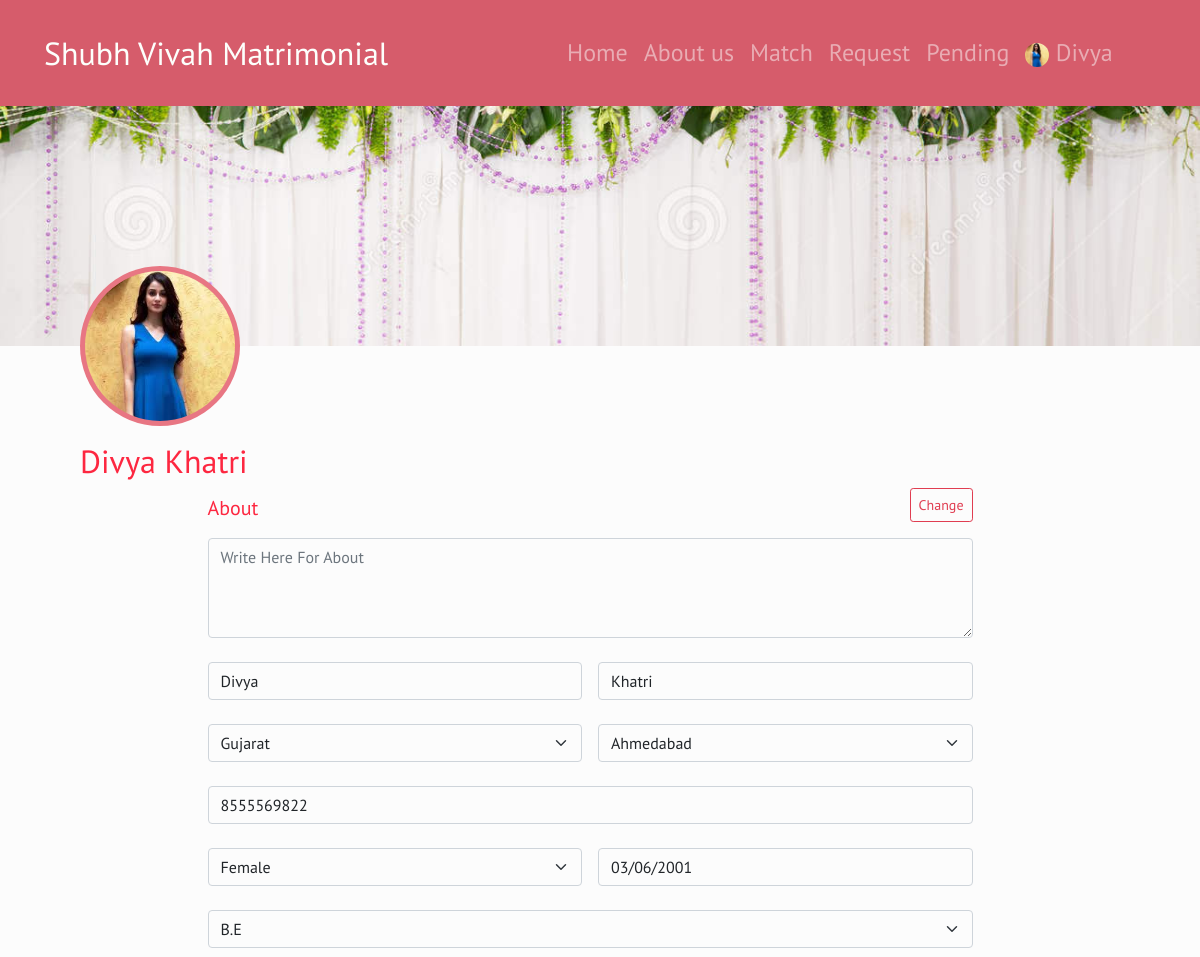
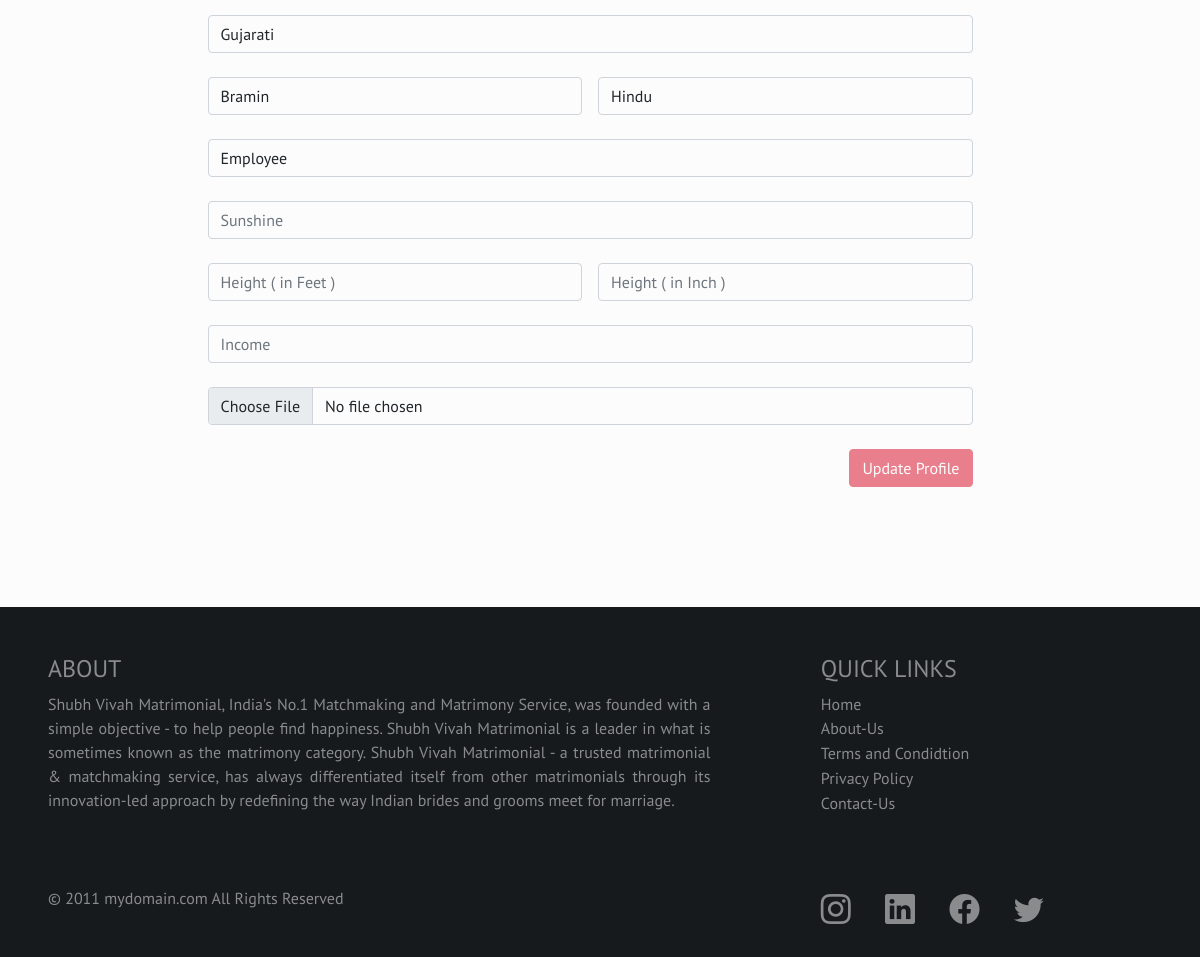
The page /profile/ (signed in) on the database its author committed (2 pictures, top to bottom).
### marriage/models.py (models this page shows, shortened)
class Customer(models.Model):
    email = models.EmailField(max_length=50,unique=True)
    password = models.CharField(max_length=30)
    f_name = models.CharField(max_length=30)
    l_name = models.CharField(max_length=30)
    city = models.CharField(max_length=30)
    state = models.CharField(max_length=30)
    mobile = models.CharField(max_length=10)
    gender = models.CharField(max_length=10)
    birth_date = models.DateField()
    qualification = models.CharField(max_length=30)
    mother_tounge = models.CharField(max_length=30)
    cast = models.CharField(max_length=30)
    Religene = models.CharField(max_length=30)
    occupation = models.CharField(max_length=30)
    age = models.IntegerField(null=True)
    sunshine = models.CharField(default=None,blank=True,max_length=30)
    about = models.TextField(default=None,blank=True,max_length=300)
    height_feet = models.IntegerField(default=None,blank=True,null = True)
    height_inch = models.IntegerField(default=None,blank=True,null = True)
    income = models.IntegerField(default=None,blank=True,null = True)
    def imagePath(instance,filename):
        upload_to = 'profileImg/'
        ext = filename.split('.')[-1]
        filename = '{}.{}'.format(instance.pk, ext)
        return os.path.join(upload_to, filename)
    image = models.ImageField(blank=True, upload_to=imagePath,default = 'default_profile.png')

### marriage/views.py (the view)
# urls.py: path('profile/',views.profile,name='profile'),
def profile(request):
    if 'login_check' in request.session:
        profileDetail = Customer.objects.filter(email = request.session['login_check'])
        if profileDetail.exists():
            for profileList in profileDetail:
                if profileList.height_feet is None:
                    profile_height = ""
                else:
                    profile_height = profileList.height_feet
                if profileList.height_inch is None:
                    profile_hinch = ""
                else:
                    profile_hinch = profileList.height_inch
                if profileList.income is None:
                    profile_income = ""
                else:
                    profile_income = profileList.income
                Profile = {'id':profileList.id,
                'fname':profileList.f_name,
                'lname':profileList.l_name,
                'city':profileList.city,
                'state':profileList.state,
                'gender':profileList.gender,
                'birthdate':profileList.birth_date,
                'qualification':profileList.qualification,
                'mother_tounge':profileList.mother_tounge,
                'cast':profileList.cast,
                'Religene':profileList.Religene,
                'sunshine':profileList.sunshine,
                'about':profileList.about,
                'age':profileList.age,
                'heightInFeet':profile_height,
                'heightInInch':profile_hinch,
                'profession':profileList.occupation,
                'income':profile_income,
                'mobile':profileList.mobile,
                'password':profileList.password,
                'img':profileList.image}
            return render(request,'main/profile.html',Profile)
        else:
            return redirect('../login')

### templates/main/profile.html (shortened to what this page needs)
{%extends 'main/header.html'%}
{%load static%}
{%block user_body%}
<link rel="stylesheet" href="{%static 'main/profile.css'%}">
<main class="main-container">
    {% if id %}
    <form method='post' enctype="multipart/form-data" id="update_form" name="profile" action="{%url 'updateProfile' %}">
            <div class=" img-container w-100">
                <figure>
                    {% if img %}
                        <img src="{{ img.url }}" alt="">
                    {% else %}
                        <img src="../../media/profileImg/default_profile.png" alt="">
                    {% endif %}
                </figure>
            </div>
            <div class="profile-container">
                <div class="name">
                    <h2>{{fname}} {{lname}}</h2>
                </div>
                <div class="form-info-container w-75 mx-auto">
                <div class="about-info ">
                    <div class="about-title">
                        <h5 class="card-title mt-2">About</h5>
                        <button type="button" id="change" class="btn btn-sm btn-outline-info change">Change</button>
                    </div>
                    <textarea class="form-control about-text" id="about" name="about" disabled placeholder="Write Here For About">{{about}}</textarea>
                </div>
                    <div class="name-input d-flex">
                        <div class="input-group flex-nowrap mt-4 w-50 me-2">
                            <input type="text" class="form-control" id="fname" placeholder="First Name" value="{{fname}}" name="fname" aria-describedby="addon-wrapping"disabled required>
                        </div>
                        <div class="input-group flex-nowrap mt-4 w-50 ms-2">
                            <input type="text" class="form-control" id="lname" name="lname" placeholder="Last Name" value="{{lname}}"  aria-describedby="addon-wrapping"disabled  required>
                        </div>
                    </div>
                    <div class="address d-flex">
                        <div class="input-group flex-nowrap mt-4 w-50 me-2">
                            <select class="form-control form-select" id="state" placeholder="State" value="{{state}}" name="state" aria-describedby="addon-wrapping" disabled required>
                                <option value="Gujarat" {% if state == 'Gujarat'%} selected {%endif%} >Gujarat</option>
                            </select>
                        </div>
                        <div class="input-group flex-nowrap mt-4 w-50 ms-2">
                            <select class="form-control form-select" type="text" name="city" id="city" placeholder="City" id="city" placeholder="City" value="{{city}}" name="city" aria-describedby="addon-wrapping" disabled required>
                                <option value="" disabled selected>City</option>
                            </select>
                        </div>
                    </div>
                    <div class="input-group flex-nowrap mt-4">
                        <input type="tel" class="form-control" id="mobile" name="mobile" placeholder="Mobile No" value="{{mobile}}" title="Please Enter Valid Mobile Number"  pattern='[0-9]+' maxlength="10" aria-describedby="addon-wrapping" disabled  required>
                    </div>
                    <div class="male-birthdate d-flex">
                        <div class="input-group flex-nowrap mt-4 w-50 me-2">
                            <select class="form-control form-select" id="gender" aria-label="Floating label select example" name="gender" disabled  required>
                                <option value="Female"
                                {% if gender == 'Female'%}selected{% endif %}
                                >Female</option>
                            </select>
                        </div>
                        <div class="input-group flex-nowrap mt-4 w-50 ms-2">
                            <input type="date" class="form-control" id="birthdate" name="birthdate" value="{{birthdate|date:'Y-m-d'}}"  aria-describedby="addon-wrapping" disabled  required>
                        </div>
                    </div>
                    <div class="input-group flex-nowrap mt-4">
                        <select class="form-control form-select my-auto user-full" id="qualification" name="qualification" placeholder="Professsion" aria-describedby="addon-wrapping" disabled required>
                            <option value="B.E" {% if qualification == 'B.E'%} selected {%endif%}>B.E</option>
                        </select>
                    </div>
                    <div class="input-group flex-nowrap mt-4">
                        <input type="text" class="form-control" id="mothertoung" name="mothertoung" placeholder="Mother Tounge" value="{{mother_tounge}}"  aria-describedby="addon-wrapping" disabled required>
                    </div>
                    <div class="cast-religene d-flex">
                        <div class="input-group flex-nowrap mt-4 w-50 me-2">
                            <input type="text" class="form-control" id="cast" name="cast" placeholder="cast" value="{{cast}}"  aria-describedby="addon-wrapping" disabled  required>
                        </div>
                        <div class="input-group flex-nowrap mt-4 w-50 ms-2 ">
                            <input type="text" class="form-control" id="religene" placeholder="religene" name="religene" value="{{Religene}}"  aria-describedby="addon-wrapping" disabled  required>
                        </div>
                    </div>
                    <div class="input-group flex-nowrap mt-4">
                        <input type="text" class="form-control" id="profession" placeholder="Occupation" name="profession" value="{{profession}}"  aria-describedby="addon-wrapping" disabled  required>
                    </div>
                    <div class="input-group flex-nowrap mt-4">
                        <input type="text" class="form-control" id="sunshine" placeholder="Sunshine" name="sunshine" value="{{sunshine}}"  aria-describedby="addon-wrapping" disabled >
                    </div>
                    <div class="height d-flex">
                        <div class="input-group flex-nowrap mt-4 w-50 me-2">
                            <input type="text" class="form-control" name="heightInFeet" placeholder="Height ( in Feet )"  value="{{heightInFeet}}" pattern="(?:[None,0-9]+)?" maxlength="2" title="Please Enter Number"   aria-describedby="addon-wrapping" disabled >
                        </div>
                        <div class="input-group flex-nowrap mt-4 w-50 ms-2 ">
                            <input type="text" class="form-control" id="heightInInch" placeholder="Height ( in Inch )" pattern="(?:[None,0-9]+)?"
                            title="Please Enter Number" maxlength="3"  name="heightInInch" value="{{heightInInch}}"  aria-describedby="addon-wrapping" disabled >
                        </div>
                    </div>
                    <div class="input-group flex-nowrap mt-4">
                        <input type="text" class="form-control" id="income" placeholder="Income" value="{{income}}" name="income" aria-describedby="addon-wrapping" pattern="(?:[None,0-9]+)?" maxlength="10" title='Please Enter Number Only' disabled>
                    </div>
                    <div class="input-group flex-nowrap mt-4">
                        <input type="file" accept="image/*"
                        class="form-control" id="image" name="image" aria-describedby="addon-wrapping" disabled >
                    </div>
                    <div class="input-group flex-nowrap mt-4">
                        <button type="submit" id="submitBtn" name="submitBtn" class="btn btn-md ms-auto me-0 btn-primary submitBtn" disabled>Update Profile</button>
                    </div>
                    </div>
                </div>
    </form>
    {% endif %}
</main>
{%endblock%}

### templates/main/header.html (shortened to what this page needs)
{%load static%}
<!DOCTYPE html>
<html lang="en">
<head>
    <link href="https://cdn.jsdelivr.net/npm/bootstrap@5.1.3/dist/css/bootstrap.min.css" rel="stylesheet">
    <link rel="stylesheet" href="https://cdn.jsdelivr.net/npm/bootstrap-icons@1.8.1/font/bootstrap-icons.css">
    <link rel="stylesheet" href="{%static 'main/style-header.css'%}">
</head>
<body>
    {% if user_login_check == False %}
        <header>
            <nav class="navbar navbar-expand-lg navbar-light header-main">
                <div class="container-fluid">
                    <a class="navbar-brand" href="{% url 'home' %}">Shubh Vivah Matrimonial</a>
                    <button class="navbar-toggler" type="button" data-bs-toggle="collapse" data-bs-target="#navbarNavAltMarkup" aria-controls="navbarNavAltMarkup" aria-expanded="false" aria-label="Toggle navigation">
                        <span class="navbar-toggler-icon"></span>
                    </button>
                    <div class="collapse navbar-collapse nav-main" id="navbarNavAltMarkup">
                        <div class="navbar-nav">
                        <a class="nav-link" aria-current="page" id="home" href="{% url 'home' %}">Home</a></li>
                        <a class="nav-link" id="about" href="{% url 'about'%}">About us</a>
                        <a class="nav-link" id="logout" href="{% url 'login'%}">Login</a>
                        </div>
                    </div>
                </div>
            </nav>
        </header>
    {% else %}
    <header>
        <nav class="navbar navbar-expand-lg navbar-light header-main">
            <div class="container-fluid">
                <a class="navbar-brand" href="{% url 'home' %}">Shubh Vivah Matrimonial</a>
                <div class="collapse navbar-collapse nav-main" id="navbarNavAltMarkup">
                    <div class="navbar-nav">
                    <a class="nav-link" aria-current="page" id="home" href="{% url 'home' %}">Home</a>
                    <a class="nav-link" id="about" href="{% url 'about'%}">About us</a>
                    <a class="nav-link" id="match" href="{% url 'match'%}">Match</a>
                    <a class="nav-link" id="request" href="{% url 'request' %}">Request
                    </a>
                    <a class="nav-link" id="intrest" href="{% url 'intress' %}">Pending
                    </a>
                    <div class="dropdown">
                        <button class=" nav-link btn btn-secondary bg-transparent border-0" type="button" id="dropdownMenuButton1" data-bs-toggle="dropdown" aria-expanded="false">
                            {% if img %}
                            <img src=" {{ img.url}}" class="image-profile" alt="profile-img" srcset="">
                            {%else%}
                            <img src="../../media/profileImg/default_profile.png" class="image-profile" alt="profile-img" srcset="">
                            {% endif %}
                            {{fname}}
                        </button>
                      </div>
                </div>
            </div>
        </nav>
    </header>
    {% endif %}
    {%block user_body%}
    {%endblock%}
    <footer>
        <div class=" container-fluid m-0 p-5 h-75 w-100 footer-main">
            <div class="footer-left">
                <h4>ABOUT</h4>
                <p>Shubh Vivah Matrimonial, India's No.1 Matchmaking and Matrimony Service, was founded with a simple objective - to help people find happiness. Shubh Vivah Matrimonial is a leader in what is sometimes known as the matrimony category.
                Shubh Vivah Matrimonial - a trusted matrimonial & matchmaking service, has always differentiated itself from other matrimonials through its innovation-led approach by redefining the way Indian brides and grooms meet for marriage.</p>
            </div>
            <div class="footer-right">
                <h4>QUICK LINKS</h4>
                <a class="links" type="button" href="{% url 'home' %}">Home</a><br>
                <a class="links" type="button" href="{% url 'about' %}"><p>About-Us</p></a><br>
                <a class="links" type="button" href="#"><p>Terms and Condidtion</p></a><br>
                <a class="links" type="button" href="#">Privacy Policy</p></a><br>
                <a class="links" type="button" href="#"><p class="link">Contact-Us</p></a><br>
            </div>
        </div>
        <div class="container-fluid m-0 px-5 py-3 w-100 h-25 bottom-div">
            <div class="footer-left">
                <p class="copyright">
                    © 2011 mydomain.com All Rights Reserved
                </p>
            </div>
            <div class="footer-right">
                <div class="icons-p">
                    <a type="button" href="#" class="white"><i class="bi bi-instagram"></i></a>
                    <a type="button" href="#" class="white"><i class="bi bi-linkedin"></i></a>
                    <a type="button" href="#"class="white"><i class="bi bi-facebook"></i></a>
                    <a type="button" href="#"class="white"><i class="bi bi-twitter"></i></a>
                </div>
            </div>
        </div>
    </footer>
</body>
</html>

### rows shown on the page
Customer: f_name "Divya", l_name "Khatri", fname "Divya", lname "Khatri", state "Gujarat", city "Ahmedabad", mobile "8555569822", gender "Female", birthdate "03/06/2001", qualification "B.E", mothertoung "Gujarati", cast "Bramin", religene "Hindu", profession "Employee"
